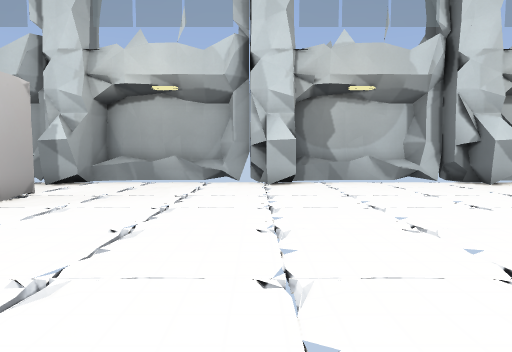
[1] (above)

16 first-person views from a walk through a Godot game level. The camera is 1.2 m above the floor, tilts 4° down and sees 75° across. Doors that lead somewhere are drawn open, without their leaves. The floor is counted in squares, 1 m on a side. Each view is taken from the middle of a square. On the plan, view 1 faces up. The plan holds only what a view shows up to about 14 squares ahead; the rest is blank. The place goes on beyond the plan. Characters and animated objects are not drawn. Some surface patterns are stand-ins.

[2]
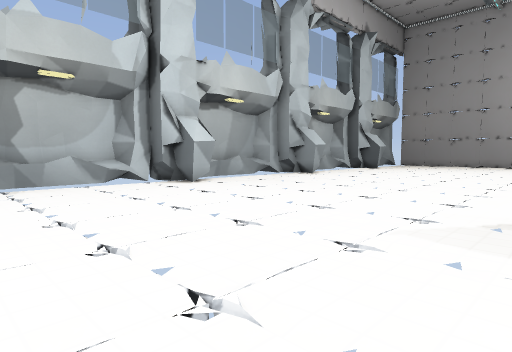

[3]
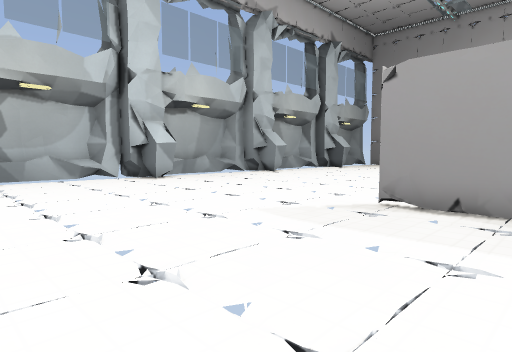

[4]
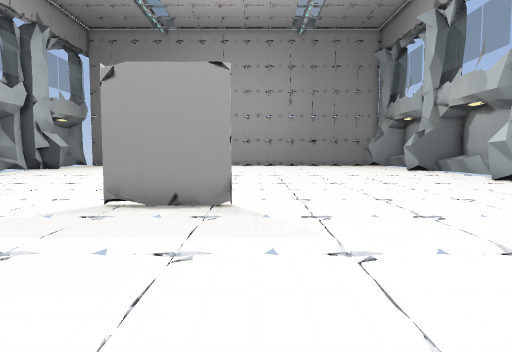

[5]
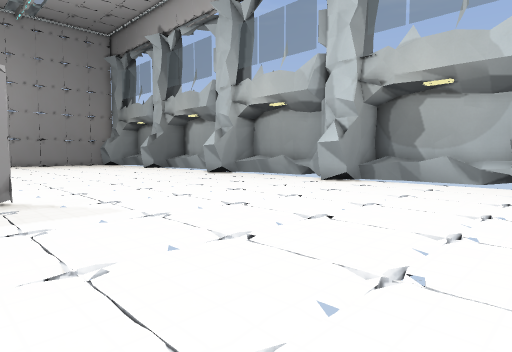

[6]
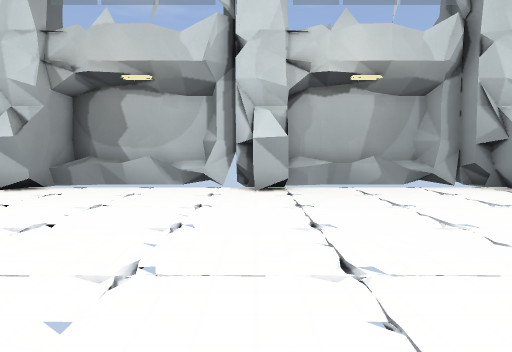

[7]
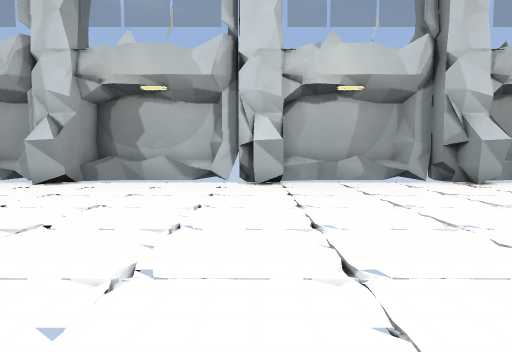

[8]
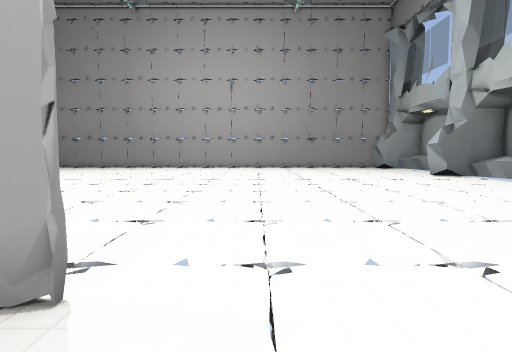

[9]
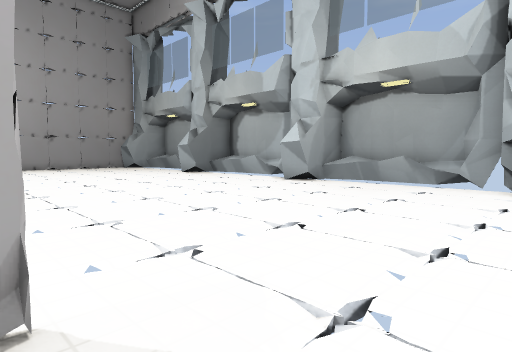

[10]
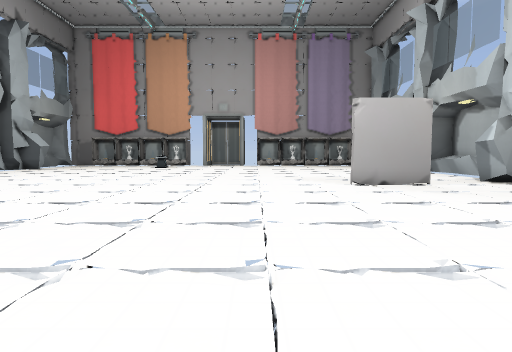

[11]
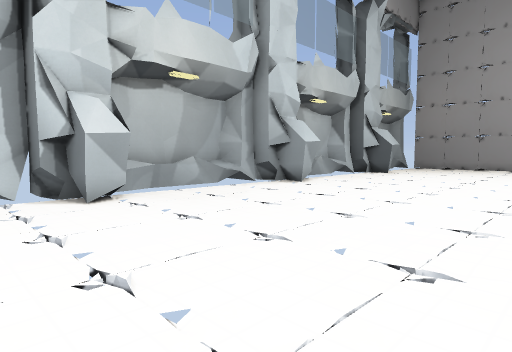

[12]
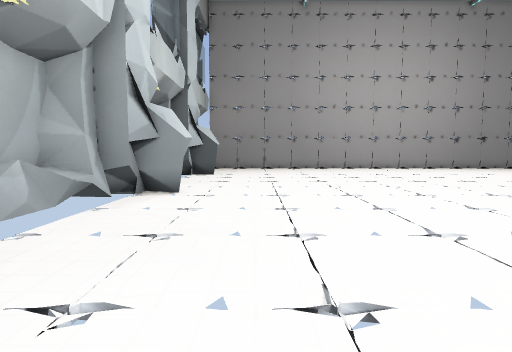

[13]
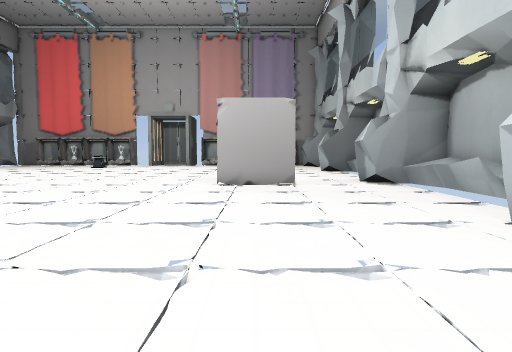

[14]
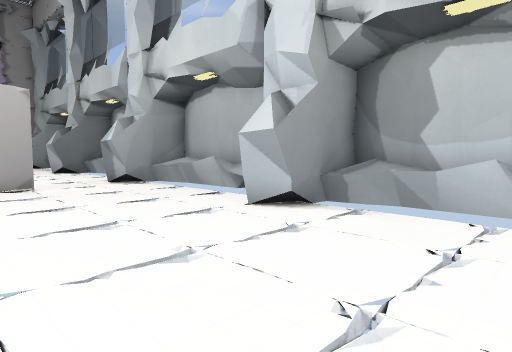

[15]
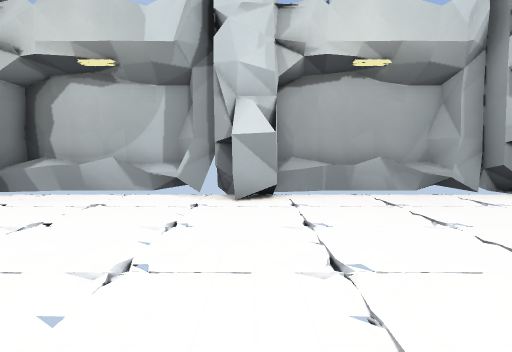

[16]
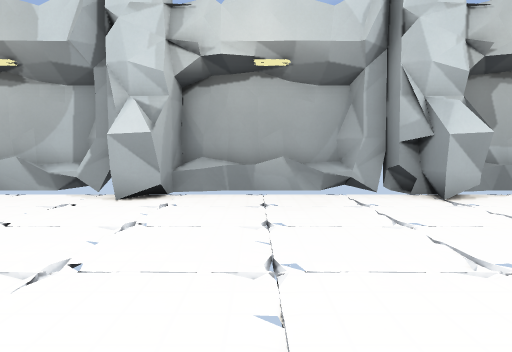

### Floor plan
Key: @ floor where view 1 was taken; # wall or solid block; . floor; ^ raised ledge; P plate.
Columns run from 9 left of view 1 to 21 right of it. Each row starts with its distance up from view 1.
 15   #^^^^   #^^^^^##  ^^^^^#
 14   #^^^^^###^^^^^###^^^^^^##
 13   #......##.......##......#
 12  ##.......#.......#.......##..
 11 ..............................
 10 ..............................
  9    P..........................
  8    P...........................
  7    P...........................
  6  ..............................
  5  .............................
  4  .............................
  3  .............................
  2  .............................
  1  .................P  .........
  0  ........@........P...........
 -1  .................P...........
 -2  .............................
 -3  .............................
 -4  ..............................
 -5  ..............................
 -6  ..............................
 -7  .............................
 -8   ............................
 -9  .............................
-10 ..............................
-11 ...............................
-12 #......##.......#......###.....
-13 #......##......##.......##.....
-14 ##^^^^^^##^^^^^^###^^^^^ ##^^^^
-15 ##^^^^^^  ^^^^^^ ##^^^^^###^^^^

Positions as (right, up) in squares from view 1, and headings:
1: (0, 0), facing up
2: (1, 1), facing up-right
3: (1, -2), facing up-right
4: (1, -2), facing right
5: (-1, 0), facing down-right
6: (-1, -2), facing down
7: (-1, 0), facing down
8: (6, -3), facing right
9: (6, -1), facing down-right
10: (6, 3), facing left
11: (6, 4), facing up-right
12: (7, 10), facing right
13: (6, 8), facing left
14: (6, 7), facing up-left
15: (15, -4), facing down
16: (12, -4), facing down
